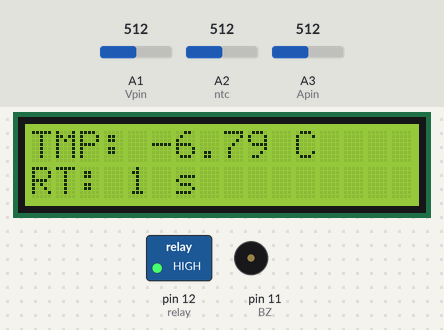
The sketch below on a simulated Arduino Uno, built with avr-gcc and run on an emulated ATmega328P. Shown: 16×2 character LCD, switched loads named in the sketch (green lamp = pin HIGH), buzzer (waves = sounding). The inputs (shaded band) are chosen by the test bench; at power-on: A1 (Vpin) = 512, A2 (ntc) = 512, A3 (Apin) = 512.

Above: at 2.1 s.
2.2 s: A1 (Vpin) set to 595
At 3.7 s:
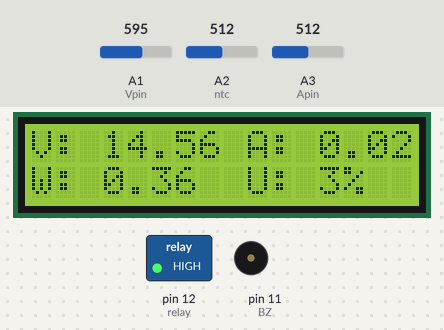
5.2 s: A1 (Vpin) set to 624
At 7.2 s:
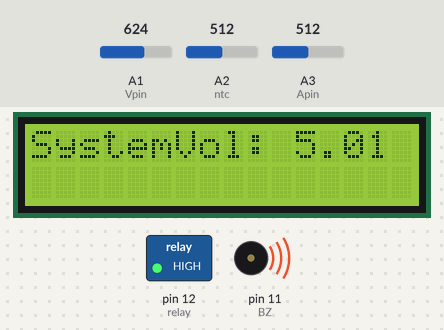
8.2 s: A2 (ntc) set to 716
At 9.6 s:
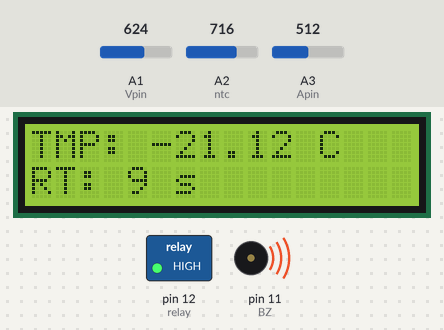
11.2 s: A1 (Vpin) set to 122
At 12.5 s:
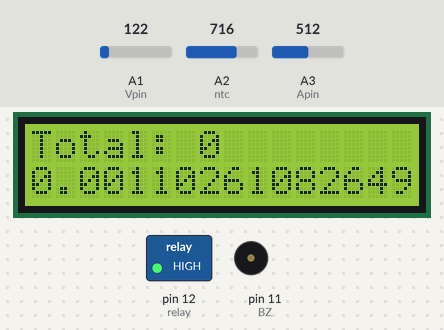
14.2 s: A2 (ntc) set to 511
At 17.0 s:
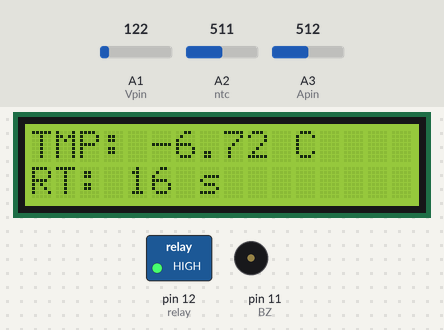
17.2 s: A3 (Apin) set to 716
At 19.0 s:
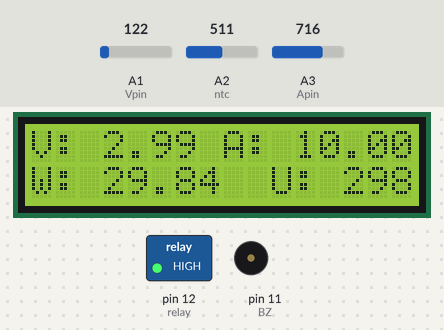
Timing chart, 0 to 20.5 s (numbered marks = the images above; inputs shaded):
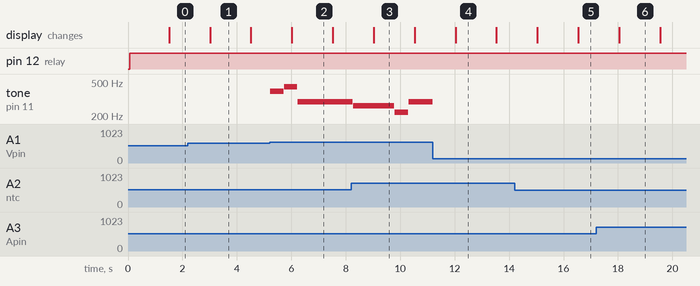

Measured:
- the behaviour switches between 613 and 614 on A1 (Vpin) (found by bisection; images 1 and 2)
- after the input at 5.2 s, tone on pin 11 (BZ): plays 392 Hz for 0.50 s, 440 Hz for 0.49 s, 294 Hz for 2.0 s, starting at once
- what the display in image 1 shows lasts 1.5 s, from 3.0 s to 4.5 s

The sketch:

Socialist-solar-controller.ino
```cpp
/*
   备注:本控制器主要任务 0.保证自身运行 1.定时浇灌 2.歌颂社会主义
                          几乎没有电力   少量电力  大量闲余电力
   按照系统电压为标准        <4.22       >=4.25V    >=4.5
   程序优先级从低到高
*/
/*==================================================
   库文件
  ==================================================== */
#include <LiquidCrystal.h>  //LCD
#include <avr/sleep.h>        //省电
#include <avr/wdt.h>          //看门狗
/*==================================================
   变量或固定初始值
  ==================================================== */
volatile byte ST = 100; //睡眠计数器 加入修饰指令volatile是为了不被编译器忽略 100为禁用休眠
double temp;
double SVol = 5.0; //系统电压
double NVol = 5.0; //标准电压
#define ntc A2 //NTC热敏传感器 这个是固定在板子上
/*
   LCD1602 显示设置
*/
#define LCD_BG 13 //屏幕背光灯
#define RS 8
#define E 9
#define D4 4
#define D5 5
#define D6 6
#define D7 7
#define SRI 1500 //屏幕刷新间隔 单位ms
unsigned long SC, SCT;
byte SCP; //显示周期 刷新间隔 以及显示页数
/*
   NTC参数
*/
#define R1 48.6 //NTC串联的电阻大小
#define B 3950 //NTC的B值 重要参数
#define NTCTR 10 //NTC材料在25度时的电阻 单位千欧
/*
   太阳能电池板参数
*/
#define Apin A3 //没有电流的时候为系统电压的一半，然后每1A电压上升100mv  警告：电流不可以超过25A 否则烧坏电流传感器
#define Vpin A1 //采用5个10K电阻分压 电压值要*5                          警告：电流不可以超过25V 否则烧坏单片机
#define IC 10 //装机容量 单位W                                           警告：设计上装机容量峰值不可以超过625W 否则将会烧毁控制器 建议运行在低于500W的系统中
double Amp, Vol, W; //电池板输出电流 电压 以及功率
unsigned long TW, TWT; //总共发电量 大于1 以及上次计算发电量的时间
double TWF; //小数发电量
/*
   浇花系统
*/
#define relay 12 //继电器引脚
#define WWD 900 //等待浇花延迟 单位秒
#define WT 20 //浇花时长 单位秒
byte TB = 0, TBC =   2; //0为晚上 1为早上 2为初始化
unsigned long TO, WO; //浇花执行时间 以及浇花时间 0为禁用
/*
   东方红乐音
*/
#define BZ 11
#define L1 131
#define L2 147
#define L3 165
#define L4 175
#define L5 196
#define L6 220
#define L7 247
#define M1 262
#define M2 294
#define M3 330
#define M4 349
#define M5 392
#define M6 440
#define M7 497
#define H1 523
#define H2 587
#define H3 659
#define H4 698
#define H5 784
#define H6 880
#define H7 988
byte PSP; //播放进度
byte PSS = 255; //播放曲目 255为禁用播放
unsigned long PST; //播放某个音符的时间
const int melody[] PROGMEM = {  //音符表
  M5, M5, M6, M2, M1, M1, L6, M2, M5, M5, M6, H1, M6, M5, M1, M1,
  L6, M2, M5, M2, M1, L7, L6, L5, M5, M2, M3, M2, M1, M1, L6, M2,
  M3, M2, M1, M2, M1, L7, L6, L5, L5, M5, M5, M6, M2, M1, M1, L6,
  M2, M5, M5, M6, H1, M6, M5, M1, M1, L6, M2, M5, M2, M1, L7, L6,
  L5, M5, M2, M3, M2, M1, M1, L6, M2, M3, M2, M1, M2, M1, L7, L6,
  L5, L5, M5, M5, M6, M2, M1, M1, L6, M2, M5, M5, M6, H1, M6, M5,
  M1, M1, L6, M2, M5, M2, M1, L7, L6, L5, M5, M2, M3, M2, M1, M1,
  L6, M2, M3, M2, M1, M2, M1, L7, L6, L5, L5, 0, M5, M2, M1, L7,
  L6, L5, M5, M2, M3, M2, M1, M1, L6, M2, M3, M2, M1, H2, H1, M7,
  M6, M5, M5
};
const uint8_t noteDurations[] PROGMEM = { //音符时长表
  1125, 562, 562, 2250, 1125, 562, 562, 2250, 1125, 1125, 562, 562, 562, 562, 1125, 562,
  562, 2250, 1125, 1125, 1125, 562, 562, 1125, 1125, 1125, 562, 562, 1125, 562, 562, 562,
  562, 562, 562, 562, 562, 562, 562, 1687, 1687, 1152, 562, 562, 2250, 1125, 562, 562,
  2250, 1125, 1125, 562, 562, 562, 562, 1125, 562, 562, 2250, 1125, 1125, 1125, 562, 562,
  1125, 1125, 1125, 562, 562, 1125, 562, 562, 562, 562, 562, 562, 562, 562, 562, 562,
  1728, 1728, 1125, 562, 562, 2250, 1125, 562, 562, 2250, 1125, 1125, 562, 562, 562, 562,
  1125, 562, 562, 2250, 1125, 1125, 1125, 562, 562, 1125, 1125, 1125, 562, 562, 1125, 562,
  562, 562, 562, 562, 562, 562, 562, 562, 562, 1728, 1728,
  1125, 1125, 1125, 1125, 562, 562, 1125, 1125, 1125, 562, 562, 1125, 562, 562, 562, 562,
  562, 562, 562, 562, 562, 562, 1728, 1728
};
bool PSD = false;
unsigned long PSDT; //某个间隔开始的时候
/*==================================================
   启动初始项目
  ==================================================== */
LiquidCrystal lcd(RS, E, D4, D5, D6, D7); //LCD1602引脚

/*==================================================
   只循环一次
  ==================================================== */
void setup()
{
  Serial.begin(9600);
  lcd.begin(16, 2); //初始化LCD
  pinMode(LCD_BG, OUTPUT); //屏幕背光
  pinMode(relay, OUTPUT); //初始化控制继电器控制引脚
  digitalWrite(relay, LOW); //防止进入程序后几秒内继电器处于开启状态 耗费电力
  pinMode (BZ, OUTPUT);  //初始化东方红乐音播放引脚
  setup_watchdog(5);  //设置看门狗
  // 0=16ms, 1=32ms,2=64ms,3=128ms,4=250ms,5=500ms
  // 6=1 sec,7=2 sec, 8=4 sec, 9= 8sec
  //ACSR |= _BV(ACD); //OFF ACD
  //ADCSRA = 0; //OFF ADC
  //Sleep_avr();//Sleep_Mode
}
/*==================================================
   不断循环
  ==================================================== */
void loop()
{
  if (ST >= 7) {  //注意 看门狗中断被配置为8秒叫一次  休眠结束的时间为8*ST
    SVol = readVcc() / 1000.0; //计算系统电压
    /*==================================================
      LCD显示
      ==================================================== */
      if (millis() >= SCT + SRI) {
        lcd.clear();
        SCT = millis(); //重置计时器
        switch (SC) {
          case 0:
            lcd.setCursor(0, 0);
            lcd.print(F("TMP: "));
            lcd.print(float(temp), 2);
            lcd.print(F(" C"));
            lcd.setCursor(0, 1);
            lcd.print(F("RT: "));
            lcd.print(millis() / 1000);
            lcd.print(F(" s"));
            break;
          case 1:
            lcd.setCursor(0, 0);
            lcd.print(F("V: "));
            lcd.print(float(Vol), 2);
            lcd.print(F(" "));
            lcd.print(F("A: "));
            lcd.print(float(Amp), 2);
            lcd.setCursor(0, 1);
            lcd.print(F("W: "));
            lcd.print(float(W), 2);
            lcd.print(F("  "));
            lcd.print(F("U: "));
            lcd.print(int((W / IC) * 100));
            lcd.print(F("%"));
            break;
          case 2:
            lcd.setCursor(0, 0);
            lcd.print(F("Total: "));
            lcd.print(TW);
            lcd.setCursor(0, 1);
            lcd.print(TWF, 15);
            break;
          case 3:
            lcd.setCursor(0, 0);
            lcd.print(F("SystemVol: "));
            lcd.print(SVol);
            break;
          case 4:
            lcd.setCursor(0, 0);
            lcd.print(F("TO: "));
            lcd.print(TO);
            lcd.print(F(" TB: "));
            lcd.print(TB);
            lcd.setCursor(0, 1);
            lcd.print(F("WO: "));
            lcd.print(WO);
            lcd.print(F(" TBC: "));
            lcd.print(TBC);
            /*   lcd.setCursor(0, 0);
               lcd.print(F("SystemVol: "));
               lcd.print(SVol);*/
            break;
        }
        SC++;
        if (SC >= 5) SC = 0;
      }
    /*==================================================
      NTC温度计算
      ==================================================== */
    float hq = NVol * (analogRead(ntc)) / 1024 ; // 读取传感器模拟值
    float x = R1 * (hq / (5.0 - hq)); //计算当前的电阻值 测量用的辅助电阻阻值在*前 单位kΩ
    float hs = log(x / NTCTR); //计算NTC对应阻值的对数值  10为25度时NTC的电阻
    temp = 1 / ( hs / B + 1 / 298.15) - 273.15; //计算当前的温度值
    /*==================================================
      太阳能电池板输出计算
      ==================================================== */
    /*
       计算基本参数
    */

    Vol = SVol * 5 * (analogRead(Vpin) / 1023.0);
    if (Vol > 0.15)  Amp = ((NVol) * (analogRead(Apin) / 1023.0) - ((NVol) / 2)) / 0.1;
    if (Amp < 0) Amp = 0;  //喂：传感器接反了吧 电表倒转啊
    W = Amp * Vol;
    /*
       防止错误的抖动 和 系统背光 以及是否需要休眠
    */
    // SVol = 3.0; //模拟欠压
    if (Vol <= 0.15 || SVol < 4.22) {
      Amp = 0; //不符合实际 的电流
      if (SVol >= 4.22) {
        digitalWrite(LCD_BG, HIGH); //假若系统有一定的电量
        ST = 100; //重置看门狗计时器
      } else {
        //系统低电压 进入睡眠
        ST = 0; //重置睡眠模式计时器 *必须 不可省略语句
        Sleep_avr();  //休眠
      }
    } else {
      if (temp <= -35 || temp >= 80) {
        //过热 进入休眠状态
        ST = 0; //重置睡眠模式计时器 *必须 不可省略语句
        Sleep_avr();  //休眠
      } else {
        ST = 100; //重置看门狗计时器
        digitalWrite(LCD_BG, LOW);
      }
    }
    /*
       计算发电量
    */
    TWF += ((millis() - TWT) / 3600000.0) * W;
    TWT = millis(); //重新计时
    while (TWF >= 1) {
      TWF--;
      TW++;
    }
    /*==================================================
      浇花系统计算
      ==================================================== */
    /*
       判定光照状态以及当前时间状态为AM还是PM
    */
    if (Vol < 5) {
      TBC = 0;
      if (TBC != TB) {
        PSS = 255; //漆黑的夜晚 资本主义的世界
        TB = 0;
        TO = millis() / 1000 + 1;
      }
    } else if (Vol > 15) {
      TBC = 1;
      if (TBC != TB) {
        if (SVol >= 4.25) {
          //确保系统有足够的能源启动继电器
          if (SVol >= 4.5) {
            //确保系统真的有能源歌颂社会主义
            PSP = 0; //设置播放地址为0  地址0为东方红开始的位置
            PSS = 0; //启用播放器
          }
          TB = 1;
          TO = millis() / 1000 + 1;
        }
      }
    }
    /*
       浇花控制程序
    */
    if (TO != 0 && millis() / 1000.0 >= TO + WWD) {
      if (WO == 0)  WO = millis() / 1000;
      if (WO != 0 && millis() / 1000.0 <= WO + WT) {
        digitalWrite(relay, LOW);
      } else {
        WO = 0;
        TO = 0;
        digitalWrite(relay, HIGH);
      }
    }
    if (WO == 0)  digitalWrite(relay, HIGH);


    /*
       音乐播放器
    */
    playsound();
    wdt_reset();
  } else {
    //还没到睡醒的时间
    Sleep_avr();  //休眠
  }
}
/*==================================================
  读取系统电压
  ==================================================== */
long readVcc() {
  long result;
  // Read 1.1V reference against AVcc
  ADMUX = _BV(REFS0) | _BV(MUX3) | _BV(MUX2) | _BV(MUX1);
  delay(2); // Wait for Vref to settle
  ADCSRA |= _BV(ADSC); // Convert
  while (bit_is_set(ADCSRA, ADSC));
  result = ADCL;
  result |= ADCH << 8;
  result = 1126400L / result; // Back-calculate AVcc in mV
  analogReference(DEFAULT);  //设置为基准电压为标准
  return result;
}
/*==================================================
  没电的时候进入睡眠模式
  ==================================================== */
void Sleep_avr() {
  set_sleep_mode(SLEEP_MODE_PWR_DOWN); //设置睡眠模式
  sleep_enable();                        //开启睡眠模式
  sleep_mode();                          //系统进入休眠状态
}
/*==================================================
  配置看门狗
  ==================================================== */
void setup_watchdog(int ii) {
  byte bb; //局部变量
  if (ii > 9 ) ii = 9;
  bb = ii & 7;
  if (ii > 7) bb |= (1 << 5);
  bb |= (1 << WDCE);
  MCUSR &= ~(1 << WDRF);
  // 开始时间序列
  WDTCSR |= (1 << WDCE) | (1 << WDE);
  // 设置新的看门狗超时值
  WDTCSR = bb;
  WDTCSR |= _BV(WDIE);
}
/*==================================================
  看门狗中断
  ==================================================== */
ISR(WDT_vect) {
  ++ST; //计数器++
  wdt_reset();
}
/*=========================================================
                   声音播放器
  =========================================================*/
void playsound() {
  //检测播放地址是否合法
  if (PSS != 255) {  //如果曲目是255 *注意PSS=255时关闭音乐
    if (PSS == 0) {  //曲目1 东方红
      if (PSP >= 148) {  //检测到播放位置溢出 重置位置到曲目开头
        PSP = 0;  //设置当前曲目在音符表的开始地址
        PSS = 255; //停止播放
        PST = millis() / 10.0; //记录开始播放该位置音符的时间
      }
    }
    if (pgm_read_word_near(&melody[PSP]) != 0 && PSD == false) {
      tone(BZ, pgm_read_word_near(&melody[PSP]));
    } else {
      noTone(BZ); //禁用
    }
    //检测是否播放完一个音节
    if (millis() / 10.0 >= PST + (pgm_read_byte_near(&noteDurations[PSP]))) {
      //该PSP位置音符播放完毕，加地址
      if (PSD == false) {
        //播放完音符
        PSD = true;
        PSDT = millis();
      } else if (millis() >= PSDT + 15) { //间隔单位ms
        //如果超过间隔的时间间隔完成
        PSD = false;
        PSP++; //音乐播放位置加一
        PST = millis() / 10.0; //重置播放音符时间
      }
    }
  } else noTone(BZ); //禁用
}
```
